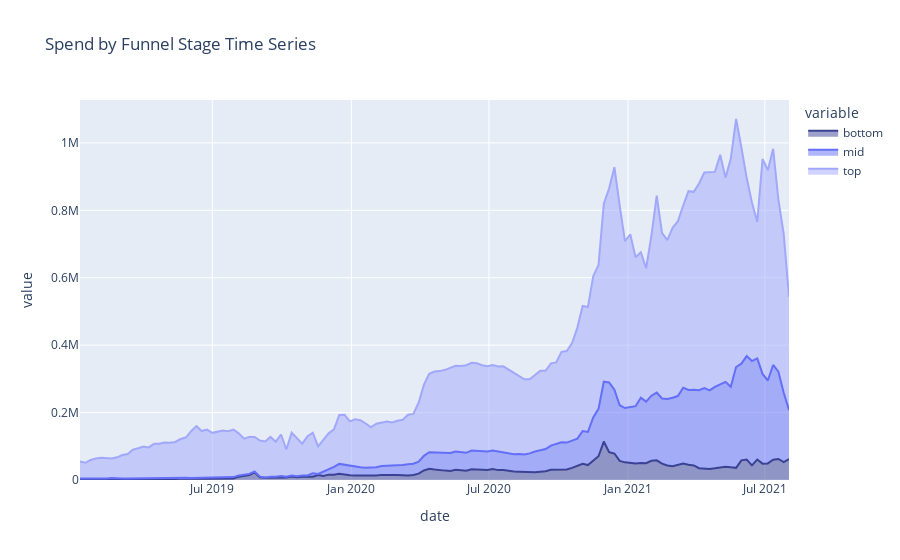

Notebook cell for this chart:
### Markdown cell above
### Distribution of Funnel Stage Spend Weekly

### Code cell
weekly_funnel = search_df[['bottom', 'mid','top']].resample('W-MON').sum().round(2)
fig = px.area(weekly_funnel, x=weekly_funnel.index, y=weekly_funnel.columns, title="Spend by Funnel Stage Time Series", color_discrete_sequence =['#3b4295','#636ef9', '#a1a8fb'])
fig.show()

### Figure 1 — Plotly figure (JSON) as saved in the notebook; plotly's stock layout.template omitted (floating-point values rounded to 4 significant figures; data arrays with more than 128 entries replaced by an {"elided": "..."} marker saying what was removed)
{"data": [{"hovertemplate": "variable=bottom<br>date=%{x}<br>value=%{y}<extra></extra>", "legendgroup": "bottom", "line": {"color": "#3b4295"}, "marker": {"symbol": "circle"}, "mode": "lines", "name": "bottom", "orientation": "v", "showlegend": true, "stackgroup": "1", "type": "scatter", "x": {"elided": "135 str values"}, "xaxis": "x", "y": {"elided": "135 float values"}, "yaxis": "y"}, {"hovertemplate": "variable=mid<br>date=%{x}<br>value=%{y}<extra></extra>", "legendgroup": "mid", "line": {"color": "#636ef9"}, "marker": {"symbol": "circle"}, "mode": "lines", "name": "mid", "orientation": "v", "showlegend": true, "stackgroup": "1", "type": "scatter", "x": {"elided": "135 str values"}, "xaxis": "x", "y": {"elided": "135 float values"}, "yaxis": "y"}, {"hovertemplate": "variable=top<br>date=%{x}<br>value=%{y}<extra></extra>", "legendgroup": "top", "line": {"color": "#a1a8fb"}, "marker": {"symbol": "circle"}, "mode": "lines", "name": "top", "orientation": "v", "showlegend": true, "stackgroup": "1", "type": "scatter", "x": {"elided": "135 str values"}, "xaxis": "x", "y": {"elided": "135 float values"}, "yaxis": "y"}], "layout": {"legend": {"title": {"text": "variable"}, "tracegroupgap": 0}, "title": {"text": "Spend by Funnel Stage Time Series"}, "xaxis": {"anchor": "y", "domain": [0, 1], "title": {"text": "date"}}, "yaxis": {"anchor": "x", "domain": [0, 1], "title": {"text": "value"}}}}
